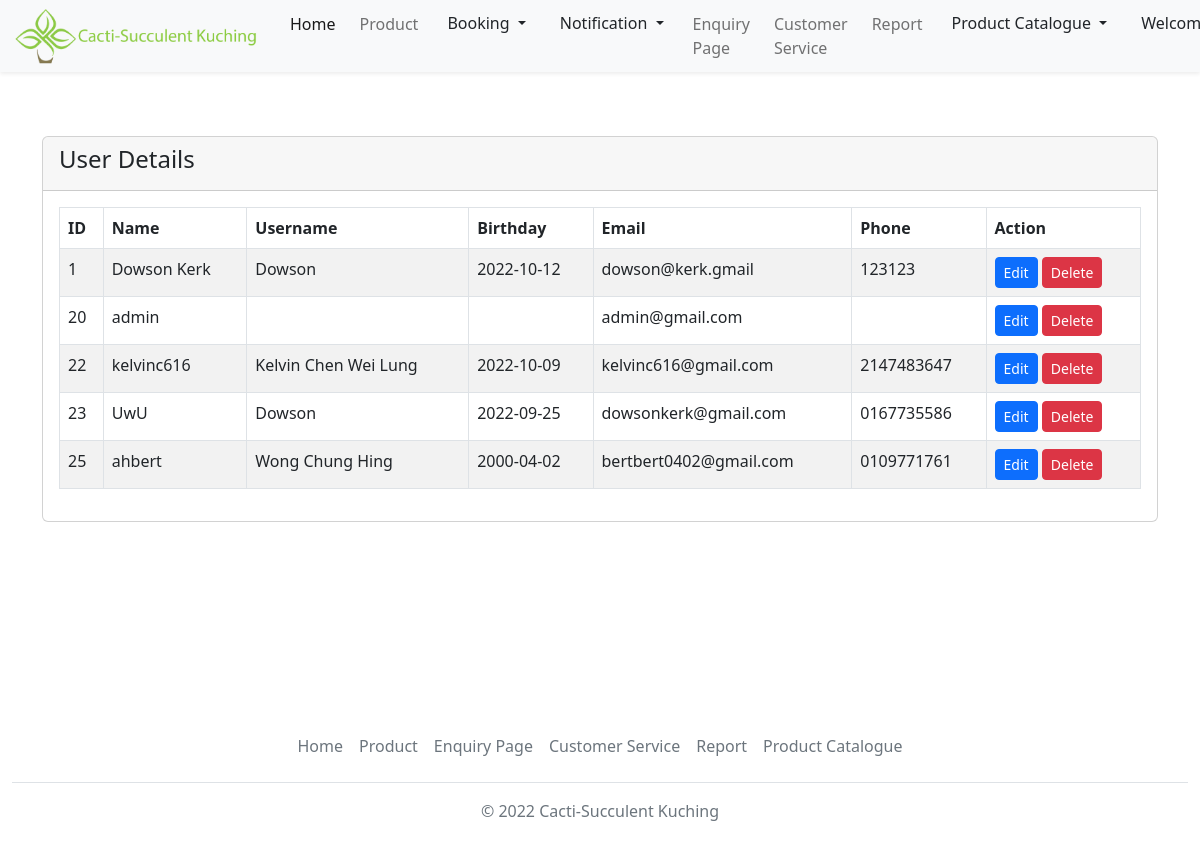
Before: /admin/adminManage.php (signed in) with the older database file.
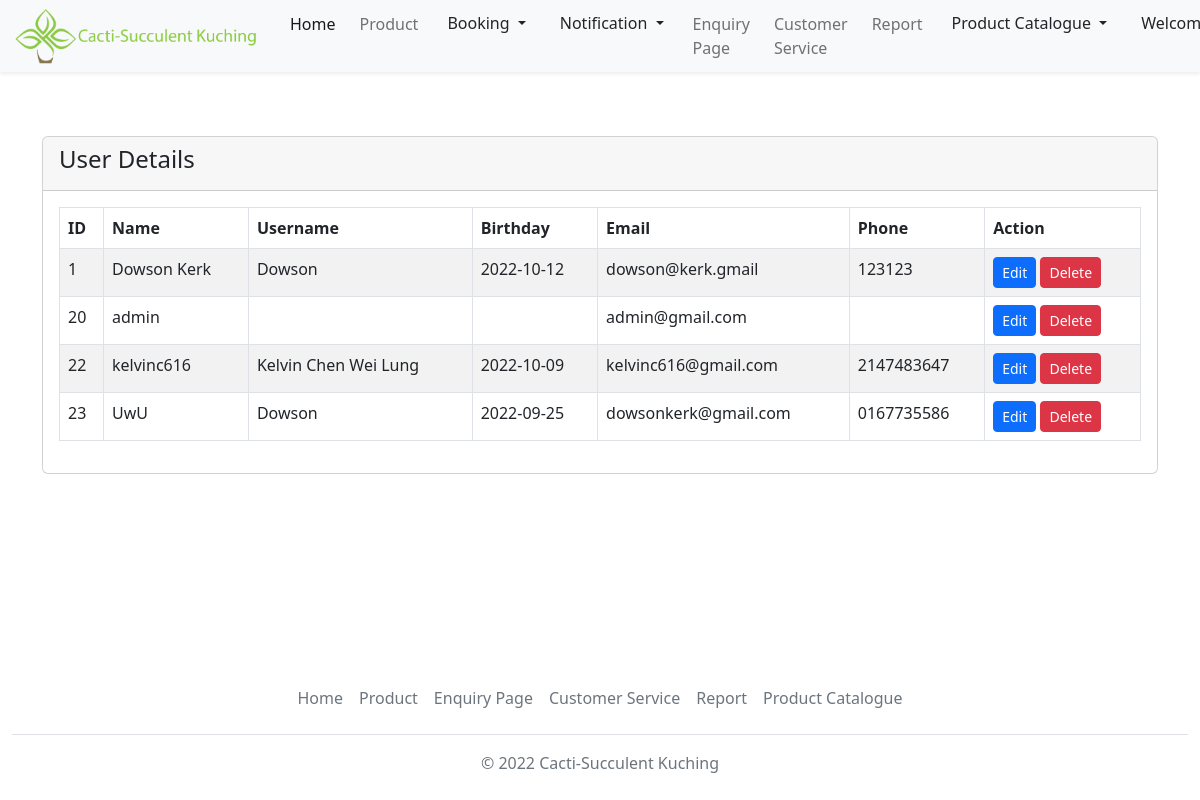
After: the same page with the newer database file.
### tables this page shows
CREATE TABLE `users` (
  `id` int(100) NOT NULL,
  `username` varchar(100) NOT NULL,
  `full_name` varchar(100) DEFAULT NULL,
  `birthday` date DEFAULT NULL,
  `contact_number` varchar(100) DEFAULT NULL,
  `email` varchar(100) NOT NULL,
  `user_type` varchar(100) NOT NULL,
  `password` varchar(100) NOT NULL
);

### admin/adminManage.php (the view, shortened to what this page needs)
<?php
    include('../Account.php');
?>
<!doctype html>
<html lang="en">
    <head>
        <link rel="stylesheet" href="..\styles\homepage.css">
        <link href="https://cdn.jsdelivr.net/npm/bootstrap@5.2.2/dist/css/bootstrap.min.css" rel="stylesheet">
    </head>
<body>
<nav class="navbar navbar-expand-lg">
    <div class="container-fluid fixed-top shadow-sm bg-light">
        <a class="navbar-brand" href="admin.php">
            <img src="..\images\logo.png" alt="logo" style="width:250px;" class="rounded-pill">
        </a>
        <div class="collapse navbar-collapse justify-content-end" id="collapsibleNavbar">
            <ul class="navbar-nav">
                <li class="nav-item p-1">
                    <a class="nav-link active" href="admin.php">Home</a>
                </li>
                <li class="nav-item p-1">
                    <a class="nav-link" href="#">Product</a>
                </li>
                <li class="nav-item p-1">
                    <div class="dropdown">
                        <button class="btn dropdown-toggle" type="button" data-bs-toggle="dropdown" aria-expanded="false">
                             Booking
                        </button>
                    </div>
                </li>
                <li class="nav-item p-1">
                    <div class="dropdown">
                        <button class="btn dropdown-toggle" type="button" data-bs-toggle="dropdown" data-bs-auto-close="false" aria-expanded="false">
                             Notification
                        </button>
                    </div>
                </li>
                <li class="nav-item p-1">
                    <a class="nav-link" href="enquiryManage.php">Enquiry Page</a>
                </li>
                <li class="nav-item p-1">
                    <a class="nav-link" href="admincustomerservice.php">Customer Service</a>
                </li>
                <li class="nav-item p-1">
                    <a class="nav-link" href="#">Report</a>
                </li>
                <li class="nav-item p-1">
                    <div class="dropdown">
                        <button class="btn dropdown-toggle" type="button" data-bs-toggle="dropdown" aria-expanded="false">
                             Product Catalogue
                        </button>
                    </div>
                </li>
                <li class="nav-item p-1">
                    <div class="dropdown">
                        <button class="btn dropdown-toggle" type="button" data-bs-toggle="dropdown" aria-expanded="false">
                             Welcome Back, <?php echo $_SESSION['user']['username']; ?>!
                        </button>
                    </div>
                </li>
            </ul>
        </div>
    </div>
</nav>
<br></br><br></br>
    <div class="container mt-4">
        <div class="row">
            <div class="col-md-12">
                <div class="card">
                    <div class="card-header">
                        <h4>User Details</h4>
                    </div>
                    <div class="card-body">
                        <table id="myTable"class="table table-bordered table-striped">
                            <thead>
                                <tr>
                                    <th>ID</th>
                                    <th>Name</th>
                                    <th>Username</th>
                                    <th>Birthday</th>
                                    <th>Email</th>
                                    <th>Phone</th>
                                    <th>Action</th>
                                </tr>
                            </thead>
                            <tbody>
                                <?php
                                    $query = "SELECT * FROM users";
                                    $query_run = mysqli_query($con, $query);
                                    if(mysqli_num_rows($query_run) > 0)
                                    {
                                        foreach($query_run as $userInfo)
                                        {
                                            ?>
                                            <tr>
                                                <td><?= $userInfo['id']; ?></td>
                                                <td><?= $userInfo['username']; ?></td>
                                                <td><?= $userInfo['full_name']; ?></td>
                                                <td><?= $userInfo['birthday']; ?></td>
                                                <td><?= $userInfo['email']; ?></td>
                                                <td><?= $userInfo['contact_number']; ?></td>
                                                <td>
                                                    <a href="adminEdit.php?id=<?= $userInfo['id']; ?>" class="btn btn-primary btn-sm">Edit</a>
                                                    <form action="AdminUpdateProfile.php" method="POST" class="d-inline">
                                                        <button type="submit" name="delete_user" value="<?=$userInfo['id'];?>" class="btn btn-danger btn-sm">Delete</button>
                                                    </form>
                                                </td>
                                            </tr>
                                            <?php
                                        }
                                    }
                                    else
                                    {
                                        echo "<h5> No Record Found </h5>";
                                    }
                                ?>
                            </tbody>
                        </table>
                    </div>
                </div>
            </div>
        </div>
    </div>
<br></br><br></br><br></br><br></br>
<div class='container-fluid border" style="width 100%;'>
  <footer class="py-1 my-2 ">
  <ul class="nav justify-content-center border-bottom pb-3 mb-3">
      <li class="nav-item"><a href="admin.php" class="nav-link px-2 text-muted">Home</a></li>
      <li class="nav-item"><a href="#" class="nav-link px-2 text-muted">Product</a></li>
      <li class="nav-item"><a href="#" class="nav-link px-2 text-muted">Enquiry Page</a></li>
      <li class="nav-item"><a href="#" class="nav-link px-2 text-muted">Customer Service</a></li>
      <li class="nav-item"><a href="#" class="nav-link px-2 text-muted">Report</a></li>
      <li class="nav-item"><a href="#" class="nav-link px-2 text-muted">Product Catalogue</a></li>
    </ul>
    <p class="text-center text-muted">© 2022 Cacti-Succulent Kuching</p>
  </footer>
</div>
</body>
</html>

Changed rows visible on the page:
removed users: id "25", username "ahbert", full_name "Wong Chung Hing", birthday "2000-04-02", email "bertbert0402@gmail.com", contact_number "0109771761"
